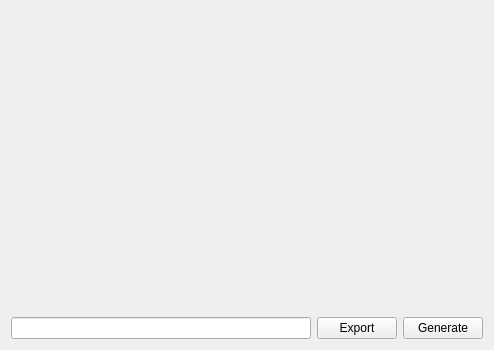
<?xml version="1.0" encoding="UTF-8"?>
<ui version="4.0">
 <class>QRCodeAssistant</class>
 <widget class="QWidget" name="QRCodeAssistant">
  <property name="geometry">
   <rect>
    <x>0</x>
    <y>0</y>
    <width>490</width>
    <height>347</height>
   </rect>
  </property>
  <property name="windowTitle">
   <string notr="true">Form</string>
  </property>
  <layout class="QGridLayout" name="gridLayout">
   <item row="1" column="1">
    <widget class="QPushButton" name="pushButtonExport">
     <property name="text">
      <string>Export</string>
     </property>
    </widget>
   </item>
   <item row="1" column="0">
    <widget class="QLineEdit" name="lineEditData">
     <property name="minimumSize">
      <size>
       <width>300</width>
       <height>0</height>
      </size>
     </property>
    </widget>
   </item>
   <item row="1" column="2">
    <widget class="QPushButton" name="pushButtonGenerate">
     <property name="text">
      <string>Generate</string>
     </property>
    </widget>
   </item>
   <item row="0" column="0" colspan="3">
    <widget class="QLabel" name="labelImage">
     <property name="minimumSize">
      <size>
       <width>0</width>
       <height>300</height>
      </size>
     </property>
     <property name="text">
      <string notr="true"/>
     </property>
    </widget>
   </item>
  </layout>
 </widget>
 <resources/>
 <connections/>
</ui>
